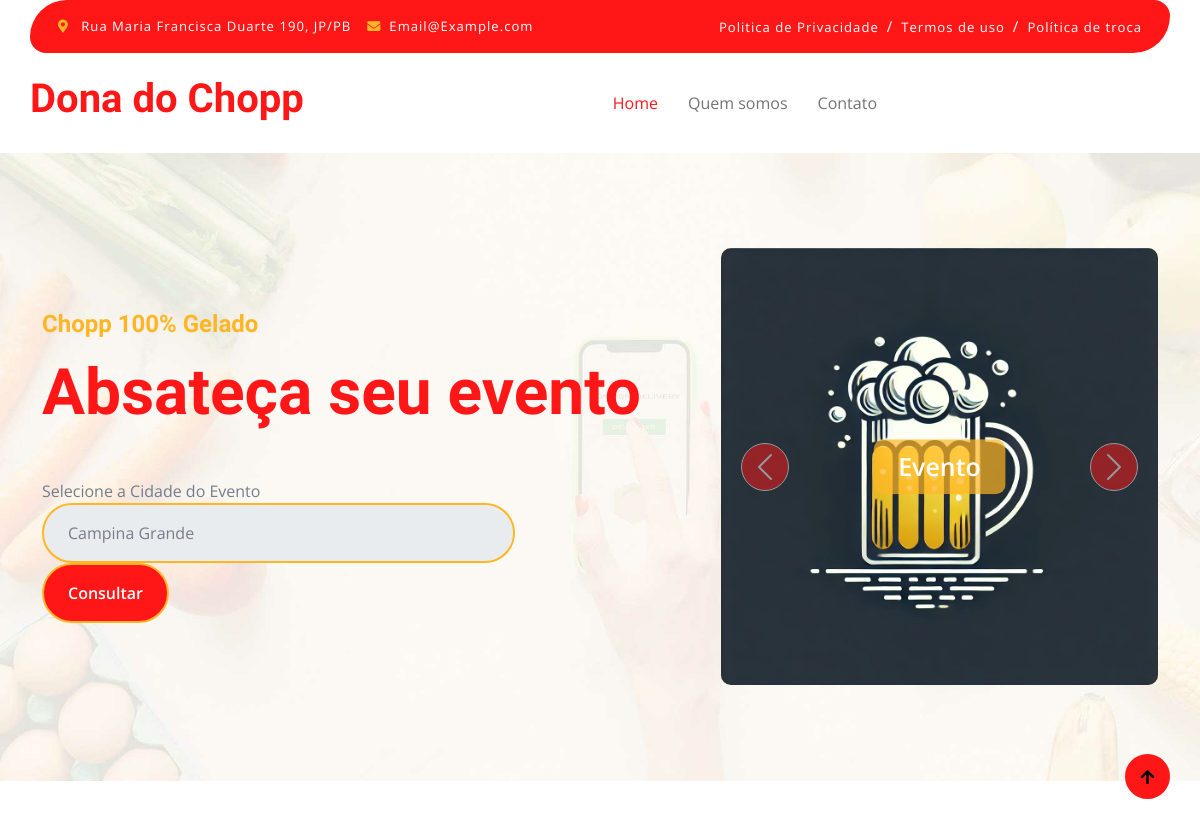
The page / on the database its author committed.
### main/models.py (models this page shows, shortened)
class ImagemSlide(models.Model):
    imagem = models.ImageField(upload_to='slides/')
    tipo = models.CharField(max_length=50, default='Evento')

### main/views.py (the view)
# urls.py: path('', IndexView.as_view(), name='index'),
class IndexView(TemplateView):
    template_name = 'index.html'
    method_decorator(cache_page(60 * 60 * 24))
    def get(self,request):
        cidades = Cidade.objects.all()
        imagens = ImagemSlide.objects.all()
        context = {'cidades':cidades,'imagens':imagens}
        return render(request, self.template_name,context)

### templates/index.html (shortened to what this page needs)
{%extends 'base.html'%}
{% block 'content'%}
        {%include  'parciais/nav_bar.html' with quantidade=quantidade%}
                <div class="container-fluid fixed-top" hx-get="{% url 'qtdcar'%}" hx-target="#qtdcar">
                    <div class="container topbar bg-primary d-none d-lg-block">
                        <div class="d-flex justify-content-between">
                            <div class="top-info ps-2">
                                <small class="me-3"><i class="fas fa-map-marker-alt me-2 text-secondary"></i> <a href="#" class="text-white">Rua Maria Francisca Duarte 190, JP/PB</a></small>
                                <small class="me-3"><i class="fas fa-envelope me-2 text-secondary"></i><a href="#" class="text-white">Email@Example.com</a></small>
                            </div>
                            <div class="top-link pe-2">
                                <a href="#" class="text-white"><small class="text-white mx-2">Politica de Privacidade</small>/</a>
                                <a href="#" class="text-white"><small class="text-white mx-2">Termos de uso</small>/</a>
                                <a href="#" class="text-white"><small class="text-white ms-2">Política de troca</small></a>
                            </div>
                        </div>
                    </div>
                    <div class="container px-0">
                        <nav class="navbar navbar-light bg-white navbar-expand-xl">
                            <a href="{% url 'index' %}" class="navbar-brand"><h1 class="text-primary display-6">Dona do Chopp</h1></a>
                            <div class="collapse navbar-collapse bg-white" id="navbarCollapse">
                                <div class="navbar-nav mx-auto">
                                    <a href="{% url 'index'%}" class="nav-item nav-link active">Home</a>
                                    <a href="#" class="nav-item nav-link">Quem somos</a>
                                    <a href="#" class="nav-item nav-link">Contato</a>
                                </div>
                            </div>
                        </nav>
                    </div>
                </div>
                {%include  'parciais/hero_start.html'%}
        <a href="#" class="btn btn-primary border-3 border-primary rounded-circle back-to-top"><i class="fa fa-arrow-up"></i></a>
{%endblock%}

### templates/parciais/hero_start.html (shortened to what this page needs)
<div class="container-fluid py-5 mb-5 hero-header">
    <div class="container py-5">
        <div class="row g-5 align-items-center">
            <div class="col-md-12 col-lg-7">
                <h4 class="mb-3 text-secondary">Chopp 100% Gelado</h4>
                <h1 class="mb-5 display-3 text-primary">Absateça seu evento</h1>
                <div class="position-relative mx-auto">
                    <form method="post" id="cidadeForm" action="{% url 'home' 1 %}">
                        <label for="">Selecione a Cidade do Evento</label>
                        <select name="cidade" id="cidadeSelect" class="form-control border-2 border-secondary w-75 py-3 px-4 rounded-pill">
                            {% for cidade in cidades %}
                                <option value="{{ cidade.id }}">{{ cidade.nome }}</option>
                            {% endfor %}
                        </select>
                        <button type="submit" class="btn btn-primary border-2 border-secondary py-3 px-4 rounded-pill text-white" style="top: 0; right: 25%;">Consultar</button>
                    </form>
                </div>
            </div>
            <div class="col-md-12 col-lg-5">
                <div id="carouselId" class="carousel slide position-relative" data-bs-ride="carousel" data-bs-interval="2000">
                    <div class="carousel-inner" role="listbox">
                        {% for img in imagens %}
                            <div class="carousel-item rounded">
                                <img src="{{ img.imagem.url }}" class="img-fluid w-100 h-100 bg-secondary rounded" alt="Slide">
                                <a href="#" class="btn px-4 py-2 text-white rounded">{{img.tipo}}</a>
                            </div>
                        {% endfor %}
                    </div>
                    <button class="carousel-control-prev" type="button" data-bs-target="#carouselId" data-bs-slide="prev">
                        <span class="carousel-control-prev-icon" aria-hidden="true"></span>
                    </button>
                    <button class="carousel-control-next" type="button" data-bs-target="#carouselId" data-bs-slide="next">
                        <span class="carousel-control-next-icon" aria-hidden="true"></span>
                    </button>
                </div>
            </div>
        </div>
    </div>
</div>

### static/css/style.css (style rules this page uses)
.back-to-top { position: fixed; right: 30px; bottom: 30px; display: flex; width: 45px; height: 45px; align-items: center; justify-content: center; transition: 0.5s; z-index: 99; }
.btn { font-weight: 600; transition: .5s; }
.btn.border-secondary { transition: 0.5s; }
.fixed-top { transition: 0.5s; background: var(--bs-white); border: 0; }
.topbar { padding: 20px; border-radius: 230px 100px; }
.topbar .top-info { font-size: 15px; line-height: 0; letter-spacing: 1px; display: flex; align-items: center; }
.topbar .top-link { font-size: 15px; line-height: 0; letter-spacing: 1px; display: flex; align-items: center; }
.topbar .top-link a { letter-spacing: 1px; }
.navbar .navbar-nav .nav-link { padding: 10px 15px; font-size: 16px; transition: .5s; }
.navbar { height: 100px; border-bottom: 1px solid rgba(255, 255, 255, .1); }
.navbar .navbar-nav .nav-link:hover, .navbar .navbar-nav .nav-link.active, .fixed-top.bg-white .navbar .navbar-nav .nav-link:hover, .fixed-top.bg-white .navbar .navbar-nav .nav-link.active { color: var(--bs-primary); }
.hero-header { background: linear-gradient(rgba(248, 223, 173, 0.1), rgba(248, 223, 173, 0.1)), url(../img/hero-img.jpg); background-position: center center; background-repeat: no-repeat; background-size: cover; }
.carousel-item { position: relative; }
.carousel-item a { position: absolute; top: 50%; left: 50%; transform: translate(-50%, -50%); font-size: 25px; background: linear-gradient(rgba(255, 181, 36, 0.7), rgba(255, 181, 36, 0.7)); }
.carousel-control-next, .carousel-control-prev { width: 48px; height: 48px; border-radius: 48px; border: 1px solid var(--bs-white); background: var(--bs-primary); position: absolute; top: 50%; transform: translateY(-50%); }
.carousel-control-next { margin-right: 20px; }
.carousel-control-prev { margin-left: 20px; }
@media (min-width: 992px) { .hero-header, .page-header { margin-top: 152px !important; } }

### rows shown on the page
ImagemSlide: imagem (picture), tipo "Evento"

### other values the page prints
form field cidade "Campina Grande"
